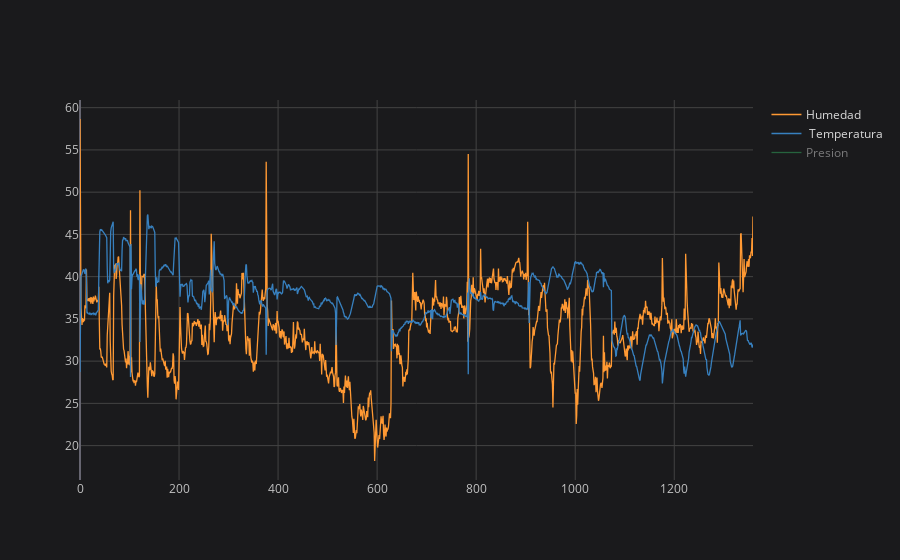

The cell this chart's notebook holds for it:
### Code cell
datt.iplot(kind='line')

### Figure 1 — Plotly figure (JSON) as saved in the notebook; plotly's stock layout.template omitted (floating-point values rounded to 4 significant figures; data arrays with more than 128 entries replaced by an {"elided": "..."} marker saying what was removed)
{"data": [{"line": {"color": "rgba(255, 153, 51, 1.0)", "dash": "solid", "shape": "linear", "width": 1.3}, "mode": "lines", "name": "Humedad", "text": "", "type": "scatter", "visible": true, "x": {"elided": "1360 int values"}, "y": {"elided": "1360 float values"}}, {"line": {"color": "rgba(55, 128, 191, 1.0)", "dash": "solid", "shape": "linear", "width": 1.3}, "mode": "lines", "name": " Temperatura", "text": "", "type": "scatter", "visible": true, "x": {"elided": "1360 int values"}, "y": {"elided": "1360 float values"}}, {"line": {"color": "rgba(50, 171, 96, 1.0)", "dash": "solid", "shape": "linear", "width": 1.3}, "mode": "lines", "name": "Presion", "text": "", "type": "scatter", "visible": "legendonly", "x": {"elided": "1360 int values"}, "y": {"elided": "1360 float values"}}], "layout": {"autosize": true, "legend": {"bgcolor": "#1A1A1C", "font": {"color": "#D9D9D9"}}, "paper_bgcolor": "#1A1A1C", "plot_bgcolor": "#1A1A1C", "title": {"font": {"color": "#D9D9D9"}}, "xaxis": {"autorange": true, "gridcolor": "#434343", "range": [0, 1359], "showgrid": true, "showspikes": false, "tickfont": {"color": "#C2C2C2"}, "title": {"font": {"color": "#D9D9D9"}, "text": ""}, "type": "linear", "zerolinecolor": "#666570"}, "yaxis": {"autorange": true, "gridcolor": "#434343", "range": [15.93, 60.91], "showgrid": true, "showspikes": false, "tickfont": {"color": "#C2C2C2"}, "title": {"font": {"color": "#D9D9D9"}, "text": ""}, "type": "linear", "zerolinecolor": "#666570"}}}
